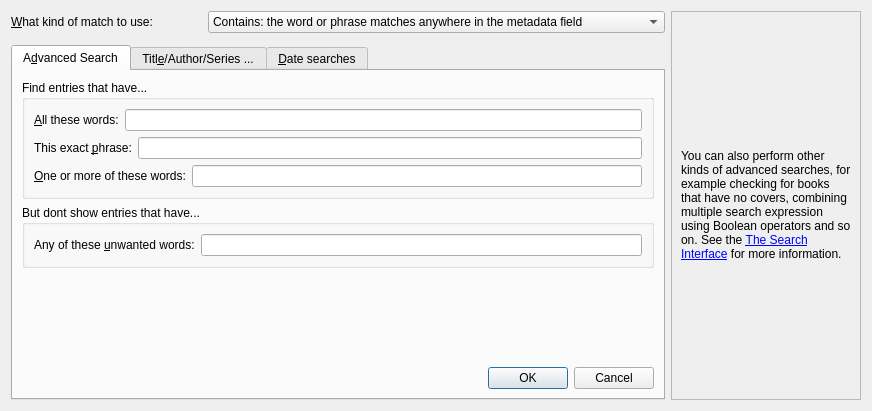
<?xml version="1.0" encoding="UTF-8"?>
<ui version="4.0">
 <class>Dialog</class>
 <widget class="QDialog" name="Dialog">
  <property name="geometry">
   <rect>
    <x>0</x>
    <y>0</y>
    <width>872</width>
    <height>411</height>
   </rect>
  </property>
  <property name="windowTitle">
   <string>Advanced Search</string>
  </property>
  <property name="windowIcon">
   <iconset resource="../../../../resources/images.qrc">
    <normaloff>:/images/search.png</normaloff>:/images/search.png</iconset>
  </property>
  <layout class="QGridLayout" name="gridLayout_2">
   <item row="0" column="2" rowspan="3">
    <widget class="QFrame" name="frame">
     <property name="frameShape">
      <enum>QFrame::StyledPanel</enum>
     </property>
     <property name="frameShadow">
      <enum>QFrame::Raised</enum>
     </property>
     <layout class="QVBoxLayout" name="verticalLayout_3">
      <item>
       <widget class="QLabel" name="label_12">
        <property name="minimumSize">
         <size>
          <width>150</width>
          <height>0</height>
         </size>
        </property>
        <property name="text">
         <string>&lt;p&gt;You can also perform other kinds of advanced searches, for example checking for books that have no covers, combining multiple search expression using Boolean operators and so on. See the &lt;a href=&quot;http://manual.calibre-ebook.com/gui.html#the-search-interface&quot;&gt;The Search Interface&lt;/a&gt; for more information.</string>
        </property>
        <property name="wordWrap">
         <bool>true</bool>
        </property>
        <property name="openExternalLinks">
         <bool>true</bool>
        </property>
       </widget>
      </item>
     </layout>
    </widget>
   </item>
   <item row="0" column="0">
    <widget class="QLabel" name="label_5">
     <property name="text">
      <string>&amp;What kind of match to use:</string>
     </property>
     <property name="buddy">
      <cstring>matchkind</cstring>
     </property>
    </widget>
   </item>
   <item row="0" column="1">
    <widget class="QComboBox" name="matchkind">
     <item>
      <property name="text">
       <string>Contains: the word or phrase matches anywhere in the metadata field</string>
      </property>
     </item>
     <item>
      <property name="text">
       <string>Equals: the word or phrase must match the entire metadata field</string>
      </property>
     </item>
     <item>
      <property name="text">
       <string>Regular expression: the expression must match anywhere in the metadata field</string>
      </property>
     </item>
    </widget>
   </item>
   <item row="2" column="0" colspan="2">
    <widget class="QTabWidget" name="tabWidget">
     <property name="currentIndex">
      <number>0</number>
     </property>
     <widget class="QWidget" name="tab">
      <attribute name="title">
       <string>A&amp;dvanced Search</string>
      </attribute>
      <layout class="QGridLayout" name="gridLayout_3">
       <item row="5" column="0">
        <widget class="QDialogButtonBox" name="buttonBox">
         <property name="orientation">
          <enum>Qt::Horizontal</enum>
         </property>
         <property name="standardButtons">
          <set>QDialogButtonBox::Cancel|QDialogButtonBox::Ok</set>
         </property>
        </widget>
       </item>
       <item row="0" column="0">
        <widget class="QGroupBox" name="groupBox">
         <property name="title">
          <string>Find entries that have...</string>
         </property>
         <layout class="QVBoxLayout" name="verticalLayout">
          <item>
           <layout class="QHBoxLayout" name="horizontalLayout">
            <item>
             <widget class="QLabel" name="label">
              <property name="text">
               <string>&amp;All these words:</string>
              </property>
              <property name="buddy">
               <cstring>all</cstring>
              </property>
             </widget>
            </item>
            <item>
             <widget class="QLineEdit" name="all"/>
            </item>
           </layout>
          </item>
          <item>
           <layout class="QHBoxLayout" name="horizontalLayout_2">
            <item>
             <widget class="QLabel" name="label_2">
              <property name="text">
               <string>This exact &amp;phrase:</string>
              </property>
              <property name="buddy">
               <cstring>all</cstring>
              </property>
             </widget>
            </item>
            <item>
             <widget class="QLineEdit" name="phrase"/>
            </item>
           </layout>
          </item>
          <item>
           <layout class="QHBoxLayout" name="horizontalLayout_3">
            <item>
             <widget class="QLabel" name="label_3">
              <property name="text">
               <string>&amp;One or more of these words:</string>
              </property>
              <property name="buddy">
               <cstring>all</cstring>
              </property>
             </widget>
            </item>
            <item>
             <widget class="QLineEdit" name="any"/>
            </item>
           </layout>
          </item>
         </layout>
        </widget>
       </item>
       <item row="1" column="0">
        <widget class="QGroupBox" name="groupBox_2">
         <property name="title">
          <string>But dont show entries that have...</string>
         </property>
         <layout class="QVBoxLayout" name="verticalLayout_2">
          <item>
           <layout class="QHBoxLayout" name="horizontalLayout_4">
            <item>
             <widget class="QLabel" name="label_4">
              <property name="text">
               <string>Any of these &amp;unwanted words:</string>
              </property>
              <property name="buddy">
               <cstring>all</cstring>
              </property>
             </widget>
            </item>
            <item>
             <widget class="QLineEdit" name="none"/>
            </item>
           </layout>
          </item>
         </layout>
        </widget>
       </item>
       <item row="3" column="0">
        <spacer name="verticalSpacer_2">
         <property name="orientation">
          <enum>Qt::Vertical</enum>
         </property>
         <property name="sizeHint" stdset="0">
          <size>
           <width>20</width>
           <height>40</height>
          </size>
         </property>
        </spacer>
       </item>
      </layout>
     </widget>
     <widget class="QWidget" name="tab_2">
      <attribute name="title">
       <string>Titl&amp;e/Author/Series ...</string>
      </attribute>
      <layout class="QGridLayout" name="gridLayout">
       <item row="1" column="0">
        <widget class="QLabel" name="label_7">
         <property name="text">
          <string>&amp;Title:</string>
         </property>
         <property name="buddy">
          <cstring>title_box</cstring>
         </property>
        </widget>
       </item>
       <item row="1" column="1">
        <widget class="EnLineEdit" name="title_box">
         <property name="toolTip">
          <string>Enter the title.</string>
         </property>
        </widget>
       </item>
       <item row="2" column="0">
        <widget class="QLabel" name="label_8">
         <property name="text">
          <string>&amp;Author:</string>
         </property>
         <property name="buddy">
          <cstring>authors_box</cstring>
         </property>
        </widget>
       </item>
       <item row="3" column="0">
        <widget class="QLabel" name="label_9">
         <property name="text">
          <string>&amp;Series:</string>
         </property>
         <property name="buddy">
          <cstring>series_box</cstring>
         </property>
        </widget>
       </item>
       <item row="4" column="0">
        <widget class="QLabel" name="label_10">
         <property name="text">
          <string>Ta&amp;gs:</string>
         </property>
         <property name="buddy">
          <cstring>tags_box</cstring>
         </property>
        </widget>
       </item>
       <item row="2" column="1">
        <widget class="EditWithComplete" name="authors_box">
         <property name="toolTip">
          <string>Enter an author's name. Only one author can be used.</string>
         </property>
        </widget>
       </item>
       <item row="3" column="1">
        <widget class="EditWithComplete" name="series_box">
         <property name="toolTip">
          <string>Enter a series name, without an index. Only one series name can be used.</string>
         </property>
        </widget>
       </item>
       <item row="4" column="1">
        <widget class="EditWithComplete" name="tags_box">
         <property name="toolTip">
          <string>Enter tags separated by spaces</string>
         </property>
        </widget>
       </item>
       <item row="6" column="1">
        <widget class="QLineEdit" name="general_box"/>
       </item>
       <item row="6" column="0">
        <widget class="QComboBox" name="general_combo"/>
       </item>
       <item row="8" column="0" colspan="2">
        <layout class="QHBoxLayout" name="horizontalLayout_6">
         <item>
          <widget class="QPushButton" name="clear_button">
           <property name="text">
            <string>&amp;Clear</string>
           </property>
          </widget>
         </item>
         <item>
          <widget class="QDialogButtonBox" name="tab_2_button_box">
           <property name="standardButtons">
            <set>QDialogButtonBox::Cancel|QDialogButtonBox::Ok</set>
           </property>
          </widget>
         </item>
        </layout>
       </item>
       <item row="7" column="1">
        <spacer name="verticalSpacer">
         <property name="orientation">
          <enum>Qt::Vertical</enum>
         </property>
         <property name="sizeHint" stdset="0">
          <size>
           <width>20</width>
           <height>40</height>
          </size>
         </property>
        </spacer>
       </item>
       <item row="0" column="0" colspan="2">
        <widget class="QLabel" name="label_11">
         <property name="text">
          <string>Search only in specific fields:</string>
         </property>
        </widget>
       </item>
      </layout>
     </widget>
     <widget class="QWidget" name="tab_3">
      <attribute name="title">
       <string>&amp;Date searches</string>
      </attribute>
      <layout class="QVBoxLayout" name="verticalLayout_4">
       <item>
        <layout class="QHBoxLayout" name="horizontalLayout_5">
         <item>
          <widget class="QLabel" name="label_6">
           <property name="text">
            <string>&amp;Search the</string>
           </property>
           <property name="buddy">
            <cstring>date_field</cstring>
           </property>
          </widget>
         </item>
         <item>
          <widget class="QComboBox" name="date_field"/>
         </item>
         <item>
          <widget class="QLabel" name="label_13">
           <property name="text">
            <string>date column for books whose date is </string>
           </property>
          </widget>
         </item>
         <item>
          <widget class="QComboBox" name="dateop_date"/>
         </item>
         <item>
          <widget class="QLabel" name="label_17">
           <property name="text">
            <string>...</string>
           </property>
          </widget>
         </item>
         <item>
          <spacer name="horizontalSpacer">
           <property name="orientation">
            <enum>Qt::Horizontal</enum>
           </property>
           <property name="sizeHint" stdset="0">
            <size>
             <width>40</width>
             <height>20</height>
            </size>
           </property>
          </spacer>
         </item>
        </layout>
       </item>
       <item>
        <layout class="QHBoxLayout" name="horizontalLayout_7">
         <item>
          <widget class="QRadioButton" name="sel_date">
           <property name="text">
            <string/>
           </property>
          </widget>
         </item>
         <item>
          <widget class="QLabel" name="label_14">
           <property name="text">
            <string>&amp;year</string>
           </property>
           <property name="buddy">
            <cstring>date_year</cstring>
           </property>
          </widget>
         </item>
         <item>
          <widget class="QSpinBox" name="date_year">
           <property name="minimum">
            <number>102</number>
           </property>
           <property name="maximum">
            <number>10000</number>
           </property>
          </widget>
         </item>
         <item>
          <widget class="QLabel" name="label_15">
           <property name="text">
            <string>&amp;month</string>
           </property>
           <property name="buddy">
            <cstring>date_month</cstring>
           </property>
          </widget>
         </item>
         <item>
          <widget class="QComboBox" name="date_month"/>
         </item>
         <item>
          <widget class="QLabel" name="label_16">
           <property name="text">
            <string>&amp;day</string>
           </property>
           <property name="buddy">
            <cstring>date_day</cstring>
           </property>
          </widget>
         </item>
         <item>
          <widget class="QSpinBox" name="date_day">
           <property name="maximum">
            <number>31</number>
           </property>
          </widget>
         </item>
         <item>
          <spacer name="horizontalSpacer_2">
           <property name="orientation">
            <enum>Qt::Horizontal</enum>
           </property>
           <property name="sizeHint" stdset="0">
            <size>
             <width>40</width>
             <height>20</height>
            </size>
           </property>
          </spacer>
         </item>
        </layout>
       </item>
       <item>
        <layout class="QHBoxLayout" name="horizontalLayout_8">
         <item>
          <widget class="QRadioButton" name="sel_daysago">
           <property name="text">
            <string/>
           </property>
          </widget>
         </item>
         <item>
          <widget class="QSpinBox" name="date_daysago">
           <property name="maximum">
            <number>999999</number>
           </property>
          </widget>
         </item>
         <item>
          <widget class="QLabel" name="label_18">
           <property name="text">
            <string>days ago</string>
           </property>
          </widget>
         </item>
         <item>
          <spacer name="horizontalSpacer_3">
           <property name="orientation">
            <enum>Qt::Horizontal</enum>
           </property>
           <property name="sizeHint" stdset="0">
            <size>
             <width>40</width>
             <height>20</height>
            </size>
           </property>
          </spacer>
         </item>
        </layout>
       </item>
       <item>
        <layout class="QHBoxLayout" name="horizontalLayout_9">
         <item>
          <widget class="QRadioButton" name="sel_human">
           <property name="text">
            <string/>
           </property>
          </widget>
         </item>
         <item>
          <widget class="QComboBox" name="date_human"/>
         </item>
         <item>
          <spacer name="horizontalSpacer_4">
           <property name="orientation">
            <enum>Qt::Horizontal</enum>
           </property>
           <property name="sizeHint" stdset="0">
            <size>
             <width>40</width>
             <height>20</height>
            </size>
           </property>
          </spacer>
         </item>
        </layout>
       </item>
       <item>
        <spacer name="verticalSpacer_3">
         <property name="orientation">
          <enum>Qt::Vertical</enum>
         </property>
         <property name="sizeHint" stdset="0">
          <size>
           <width>20</width>
           <height>40</height>
          </size>
         </property>
        </spacer>
       </item>
       <item>
        <widget class="QDialogButtonBox" name="tab_3_button_box">
         <property name="standardButtons">
          <set>QDialogButtonBox::Cancel|QDialogButtonBox::Ok</set>
         </property>
        </widget>
       </item>
      </layout>
     </widget>
    </widget>
   </item>
  </layout>
 </widget>
 <customwidgets>
  <customwidget>
   <class>EnLineEdit</class>
   <extends>QLineEdit</extends>
   <header>calibre/gui2/widgets.h</header>
  </customwidget>
  <customwidget>
   <class>EditWithComplete</class>
   <extends>QComboBox</extends>
   <header>calibre/gui2/complete2.h</header>
  </customwidget>
 </customwidgets>
 <tabstops>
  <tabstop>all</tabstop>
  <tabstop>phrase</tabstop>
  <tabstop>any</tabstop>
  <tabstop>none</tabstop>
  <tabstop>buttonBox</tabstop>
  <tabstop>title_box</tabstop>
  <tabstop>authors_box</tabstop>
  <tabstop>series_box</tabstop>
  <tabstop>tags_box</tabstop>
  <tabstop>general_combo</tabstop>
  <tabstop>general_box</tabstop>
  <tabstop>clear_button</tabstop>
  <tabstop>tab_2_button_box</tabstop>
 </tabstops>
 <resources>
  <include location="../../../../resources/images.qrc"/>
 </resources>
 <connections>
  <connection>
   <sender>buttonBox</sender>
   <signal>accepted()</signal>
   <receiver>Dialog</receiver>
   <slot>accept()</slot>
   <hints>
    <hint type="sourcelabel">
     <x>256</x>
     <y>396</y>
    </hint>
    <hint type="destinationlabel">
     <x>157</x>
     <y>274</y>
    </hint>
   </hints>
  </connection>
  <connection>
   <sender>buttonBox</sender>
   <signal>rejected()</signal>
   <receiver>Dialog</receiver>
   <slot>reject()</slot>
   <hints>
    <hint type="sourcelabel">
     <x>324</x>
     <y>396</y>
    </hint>
    <hint type="destinationlabel">
     <x>286</x>
     <y>274</y>
    </hint>
   </hints>
  </connection>
  <connection>
   <sender>tab_3_button_box</sender>
   <signal>accepted()</signal>
   <receiver>Dialog</receiver>
   <slot>accept()</slot>
   <hints>
    <hint type="sourcelabel">
     <x>101</x>
     <y>370</y>
    </hint>
    <hint type="destinationlabel">
     <x>697</x>
     <y>0</y>
    </hint>
   </hints>
  </connection>
  <connection>
   <sender>tab_3_button_box</sender>
   <signal>rejected()</signal>
   <receiver>Dialog</receiver>
   <slot>reject()</slot>
   <hints>
    <hint type="sourcelabel">
     <x>101</x>
     <y>370</y>
    </hint>
    <hint type="destinationlabel">
     <x>696</x>
     <y>36</y>
    </hint>
   </hints>
  </connection>
  <connection>
   <sender>tab_2_button_box</sender>
   <signal>accepted()</signal>
   <receiver>Dialog</receiver>
   <slot>accept()</slot>
   <hints>
    <hint type="sourcelabel">
     <x>508</x>
     <y>378</y>
    </hint>
    <hint type="destinationlabel">
     <x>697</x>
     <y>353</y>
    </hint>
   </hints>
  </connection>
  <connection>
   <sender>tab_2_button_box</sender>
   <signal>rejected()</signal>
   <receiver>Dialog</receiver>
   <slot>reject()</slot>
   <hints>
    <hint type="sourcelabel">
     <x>350</x>
     <y>376</y>
    </hint>
    <hint type="destinationlabel">
     <x>697</x>
     <y>269</y>
    </hint>
   </hints>
  </connection>
 </connections>
</ui>
